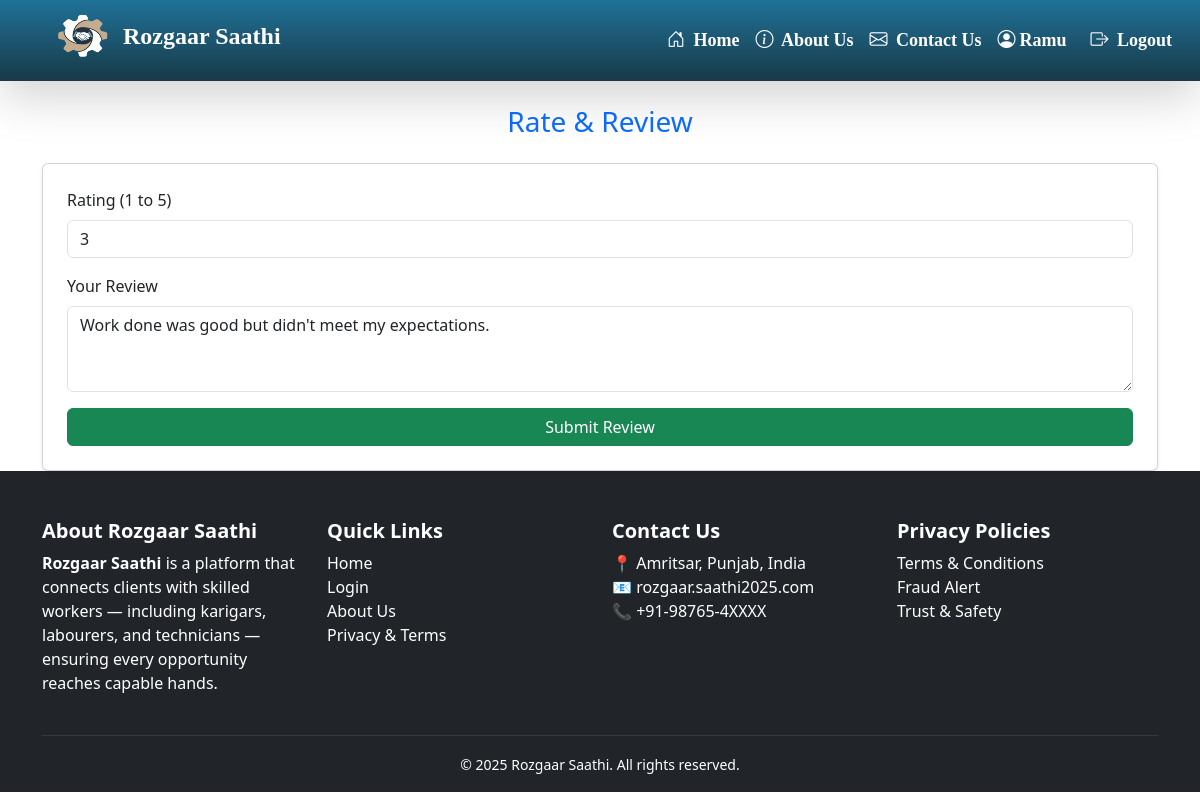
/client/mark-completed/21/ (signed in), run on the app's committed database.
### client/models.py (models this page shows, shortened)
class PostRequest(models.Model):
    client = models.ForeignKey(User, on_delete=models.CASCADE, related_name='sent_requests')
    hunarbaaz = models.ForeignKey('hunarbaaz.Hunarbaaz', on_delete=models.CASCADE, related_name='received_requests')
    job_description = models.TextField()
    location = models.CharField(max_length=100)
    start_date = models.DateField(help_text="Start date of the job",null=False,blank=True)
    end_date = models.DateField(help_text="Expected completion date",null=False,blank=True)
    JOB_TYPE_CHOICES = [
        ('residential', 'Residential'),
        ('commercial', 'Commercial'),
    ]
    job_type = models.CharField(max_length=20,choices=JOB_TYPE_CHOICES,default='residential',help_text="Type of job location")
    working_hours = models.PositiveIntegerField(
        null=True,
        blank=True,
        help_text="Estimated total working hours for this job"
    )
    is_accepted = models.BooleanField(null=True, blank=True)  # None = Pending, True = Accepted, False = Rejected
    is_completed = models.BooleanField(default=False)
    is_cancelled = models.BooleanField(default=False, help_text="Whether the client has cancelled the request")
    created_at = models.DateTimeField(auto_now_add=True)
    rating = models.IntegerField(
    validators=[MinValueValidator(1), MaxValueValidator(5)],
    null=True,
    blank=True,
    help_text="Client rating after completion (1 to 5)"
)
    review = models.TextField(null=True, blank=True, help_text="Optional client feedback")

### client/views.py (the view)
# urls.py: path('mark-completed/<int:request_id>/', views.mark_as_completed, name='mark_completed'),
@login_required
def mark_as_completed(request, request_id):
    post_request = get_object_or_404(PostRequest, id=request_id)
    if request.method == 'POST':
        form = ReviewForm(request.POST, instance=post_request)
        if form.is_valid():
            post_request.is_completed = True
            form.save()
            return redirect('client:request_history')
    else:
        form = ReviewForm(instance=post_request)
    return render(request, 'client/complete_review.html', {'form': form, 'post_request': post_request})

### client/forms.py
class ReviewForm(forms.ModelForm):
    class Meta:
        model = PostRequest
        fields = ['rating', 'review']
        widgets = {
            'rating': forms.NumberInput(attrs={
                'min': 1,
                'max': 5,
                'step': 1,  # ⬅ only integer step
                'class': 'form-control'
            }),
            'review': forms.Textarea(attrs={
                'rows': 3,
                'class': 'form-control'
            }),
        }

### client/templates/client/complete_review.html (shortened to what this page needs)
{% extends 'base/base.html' %}
{% block content %}
  <div class="container mt-4">
    <h3 class="text-center text-primary mb-4">Rate & Review</h3>
    <form method="post" class="card p-4 shadow-sm">
      <div class="mb-3">
        <label for="rating" class="form-label">Rating (1 to 5)</label>
        {{ form.rating }}
      </div>
      <div class="mb-3">
        <label for="review" class="form-label">Your Review</label>
        {{ form.review }}
      </div>
      <button type="submit" class="btn btn-success">Submit Review</button>
    </form>
  </div>
{% endblock %}

### base/templates/base/base.html (shortened to what this page needs)
{% load static %}
<!DOCTYPE html>
<html lang="en">
<head>
    <link href="https://cdn.jsdelivr.net/npm/bootstrap@5.3.0/dist/css/bootstrap.min.css" rel="stylesheet">
<link rel="stylesheet" href="https://cdnjs.cloudflare.com/ajax/libs/font-awesome/6.5.0/css/all.min.css">
<link href="https://cdn.jsdelivr.net/npm/bootstrap-icons@1.10.5/font/bootstrap-icons.css" rel="stylesheet">
<link rel="stylesheet" href="{% static 'base/css/style.css' %}">
<link rel="stylesheet" href="{% static 'base/css/login.css' %}">
<link href="https://cdn.jsdelivr.net/npm/aos@2.3.4/dist/aos.css" rel="stylesheet">
</head>
<body>
<nav class="navbar navbar-expand-lg navbar-dark shadow-lg">
  <div class="container-fluid" id="navbar-cont">
    <a class="navbar-brand fw-bold fs-4 d-flex align-items-center" href="{% url 'home' %}">
      <img src="{% static 'base/images/logo.png' %}" style="height: 55px; width: 65px;" class="me-2">
      <span class="text-white">Rozgaar Saathi</span>
    </a>
    <div class="collapse navbar-collapse justify-content-end" id="navbarNav">
      <ul class="navbar-nav align-items-center">
        <li class="nav-item">
          <a class="nav-link nav-anim" href="{% url 'home' %}">
            <i class="bi bi-house-door me-1"></i> Home
          </a>
        </li>
        <li class="nav-item">
          <a class="nav-link nav-anim" href="{% url 'about' %}">
            <i class="bi bi-info-circle me-1"></i> About Us
          </a>
        </li>
        <li class="nav-item">
          <a class="nav-link nav-anim" href="{% url 'reviews:contact_review' %}">
            <i class="bi bi-envelope me-1"></i> Contact Us
          </a>
        </li>
        {% if user.is_authenticated %}
          {% if user.clientprofile %}
          <li class="nav-item">
              <a class="nav-link nav-anim" href="{% url 'client:all_profiles' %}">
                <i class="bi bi-people me-1"></i> Browse Hunarbaaz
              </a>
            </li>
            <li class="nav-item">
              <a class="nav-link nav-anim" href="{% url 'client:client_dashboard' %}">
               <i class="bi bi-person-circle me-1"></i> {{ user.username }}
              </a>
            </li>
          {% elif user.hunarbaaz %}
            <li class="nav-item">
              <a class="nav-link nav-anim" href="{% url 'hunarbaaz:hunarbaaz_dashboard' %}">
                <i class="bi bi-person-circle me-1"></i>{{ user.username }}
              </a>
            </li>
          {% endif %}
          <li class="nav-item">
            <form method="post" action="{% url 'logout' %}" class="d-inline">
              <button type="submit" class="btn nav-link nav-anim ms-2">
                <i class="bi bi-box-arrow-right me-1"></i> Logout
              </button>
            </form>
          </li>
        {% else %}
          <li class="nav-item">
            <a class="nav-link nav-anim" href="{% url 'login' %}">
              <i class="bi bi-box-arrow-in-right me-1"></i> Login / Register
            </a>
          </li>
        {% endif %}
      </ul>
    </div>
  </div>
</nav>
{% block content %}{% endblock %}
<footer class="bg-dark text-white pt-5">
  <div class="container">
    <div class="row gy-4">
      <div class="col-md-3 col-sm-6">
        <h5 class="fw-bold">About Rozgaar Saathi</h5>
        <p>
          <strong>Rozgaar Saathi</strong> is a platform that connects clients with skilled workers — including karigars, labourers, and technicians — ensuring every opportunity reaches capable hands.
        </p>
      </div>
      <div class="col-md-3 col-sm-6">
        <h5 class="fw-bold">Quick Links</h5>
        <ul class="list-unstyled">
          <li><a href="{% url 'home' %}" class="text-white text-decoration-none">Home</a></li>
          <li><a href="{% url 'login' %}" class="text-white text-decoration-none">Login</a></li>
          <li><a href="{% url 'about' %}" class="text-white text-decoration-none">About Us</a></li>
          <li><a href="{% url 'privacy_terms' %}" class="text-white text-decoration-none">Privacy & Terms</a></li>
        </ul>
      </div>
      <div class="col-md-3 col-sm-6">
        <h5 class="fw-bold">Contact Us</h5>
        <ul class="list-unstyled">
          <li>📍 Amritsar, Punjab, India</li>
          <li>📧 rozgaar.saathi2025.com</li>
          <li>📞 +91-98765-4XXXX</li>
        </ul>
      </div>
      <div class="col-md-3 col-sm-6">
        <h5 class="fw-bold">Privacy Policies</h5>
        <ul class="list-unstyled">
          <li>Terms & Conditions</li>
          <li>Fraud Alert</li>
          <li>Trust & Safety</li>
        </ul>
      </div>
    </div>
    <hr class="border-secondary mt-4">
    <div class="text-center pb-3">
      <small>&copy; 2025 Rozgaar Saathi. All rights reserved.</small>
    </div>
  </div>
</footer>
</html>

### base/static/base/css/style.css (style rules this page uses)
body { background-color: white; }
ul { z-index: 9999; }
.navbar { background: linear-gradient(to top, #183947, #207298); backdrop-filter: blur(10px); transition: background 0.3s ease-in-out; font-family: chiller; }
.navbar-brand { width: 410px; padding: 0 0 10px 10px; }
#navbarNav { background: none; width: auto; z-index: 9999; position: relative; }
#navbar-cont { padding: 0 20px 0 40px; z-index: 999; }
.navbar-collapse { z-index: 9999; background-color: #212529; }
.navbar-nav .nav-link { font-size: 18px; font-weight: bold; background: none; transition: all 0.3s ease; position: relative; color: white; border-radius: 8px; padding: 8px 16px; display: inline-block; }
.navbar-nav .nav-link::after, .nav-link::after { display: none !important; }

### data on the page
PostRequest: rating "3", review "Work done was good but didn't meet my expectations."

### other printed values
{{ user.username }} "Ramu"
